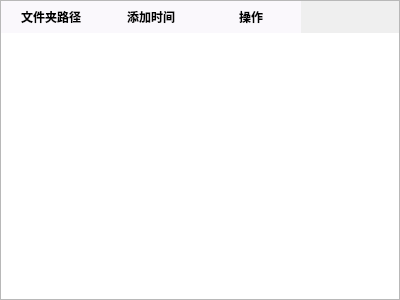
<?xml version="1.0" encoding="UTF-8"?>
<ui version="4.0">
 <class>widget_table</class>
 <widget class="QWidget" name="widget_table">
  <property name="geometry">
   <rect>
    <x>0</x>
    <y>0</y>
    <width>400</width>
    <height>300</height>
   </rect>
  </property>
  <property name="windowTitle">
   <string>Form</string>
  </property>
  <layout class="QVBoxLayout" name="verticalLayout">
   <property name="spacing">
    <number>0</number>
   </property>
   <property name="leftMargin">
    <number>0</number>
   </property>
   <property name="topMargin">
    <number>0</number>
   </property>
   <property name="rightMargin">
    <number>0</number>
   </property>
   <property name="bottomMargin">
    <number>0</number>
   </property>
   <item>
    <widget class="TableWidget" name="tableWidget_dirs_path">
     <property name="minimumSize">
      <size>
       <width>400</width>
       <height>80</height>
      </size>
     </property>
     <property name="styleSheet">
      <string notr="true">QTableWidget {
    gridline-color: #eee;
    selection-background-color: #e3f2fd;
    selection-color: #333; /* 选中单元格的字体颜色 */
    color: #555; /* 默认字体颜色（未选中状态） */
    font-family: &quot;Microsoft YaHei&quot;, sans-serif; /* 可选：设置字体 */
    font-size: 12px; /* 可选：设置字体大小 */
}
QHeaderView::section {
	background-color: rgb(250,248,252);
	color: black;
	font-weight:bold;
	border: none;
	padding: 5px;
}</string>
     </property>
     <column>
      <property name="text">
       <string>文件夹路径</string>
      </property>
     </column>
     <column>
      <property name="text">
       <string>添加时间</string>
      </property>
     </column>
     <column>
      <property name="text">
       <string>操作</string>
      </property>
     </column>
    </widget>
   </item>
  </layout>
 </widget>
 <customwidgets>
  <customwidget>
   <class>TableWidget</class>
   <extends>QTableWidget</extends>
   <header>qfluentwidgets.components.widgets.table_view</header>
  </customwidget>
 </customwidgets>
 <resources/>
 <connections/>
</ui>
